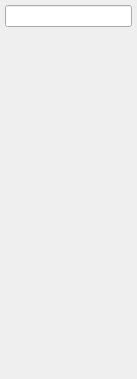
<?xml version="1.0" encoding="UTF-8"?>
<ui version="4.0">
 <class>CurrencyMenu</class>
 <widget class="QWidget" name="CurrencyMenu">
  <property name="geometry">
   <rect>
    <x>0</x>
    <y>0</y>
    <width>137</width>
    <height>379</height>
   </rect>
  </property>
  <layout class="QVBoxLayout" name="mainLayout">
   <property name="spacing">
    <number>0</number>
   </property>
   <property name="leftMargin">
    <number>1</number>
   </property>
   <property name="topMargin">
    <number>1</number>
   </property>
   <property name="rightMargin">
    <number>1</number>
   </property>
   <property name="bottomMargin">
    <number>1</number>
   </property>
   <item>
    <widget class="QWidget" name="filterWidget" native="true">
     <property name="autoFillBackground">
      <bool>true</bool>
     </property>
     <layout class="QVBoxLayout" name="filterLayout">
      <property name="spacing">
       <number>0</number>
      </property>
      <property name="leftMargin">
       <number>4</number>
      </property>
      <property name="topMargin">
       <number>4</number>
      </property>
      <property name="rightMargin">
       <number>4</number>
      </property>
      <property name="bottomMargin">
       <number>4</number>
      </property>
      <item>
       <widget class="QLineEdit" name="filterLine">
        <property name="maxLength">
         <number>20</number>
        </property>
       </widget>
      </item>
     </layout>
    </widget>
   </item>
   <item>
    <widget class="QScrollArea" name="scrollArea">
     <property name="frameShape">
      <enum>QFrame::NoFrame</enum>
     </property>
     <property name="horizontalScrollBarPolicy">
      <enum>Qt::ScrollBarAlwaysOff</enum>
     </property>
     <property name="widgetResizable">
      <bool>true</bool>
     </property>
     <widget class="QWidget" name="scrollAreaWidgetContents">
      <property name="geometry">
       <rect>
        <x>0</x>
        <y>0</y>
        <width>135</width>
        <height>342</height>
       </rect>
      </property>
      <layout class="QVBoxLayout" name="currencyLayout">
       <property name="spacing">
        <number>0</number>
       </property>
       <property name="leftMargin">
        <number>0</number>
       </property>
       <property name="topMargin">
        <number>0</number>
       </property>
       <property name="rightMargin">
        <number>0</number>
       </property>
       <property name="bottomMargin">
        <number>0</number>
       </property>
      </layout>
     </widget>
    </widget>
   </item>
  </layout>
 </widget>
 <resources/>
 <connections/>
</ui>
